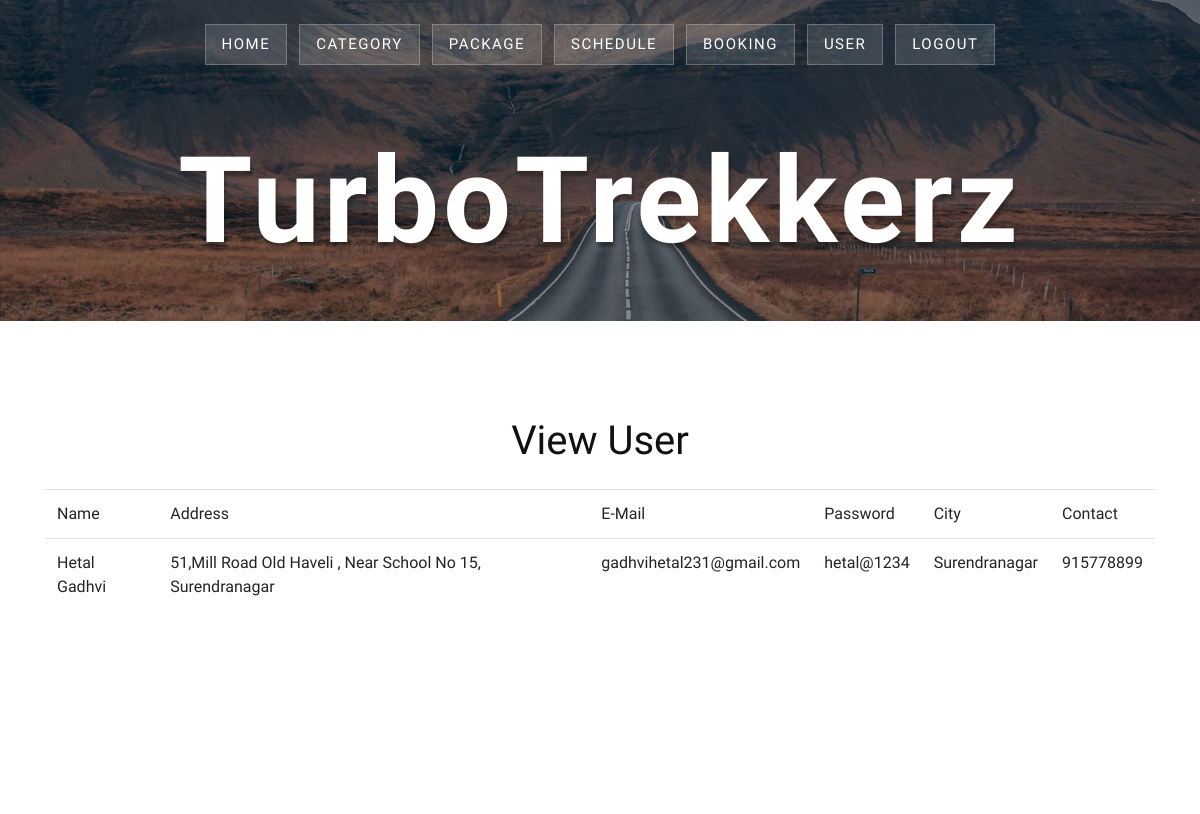
The page /viewuser.php (signed in, upper part) on the database as committed earlier.
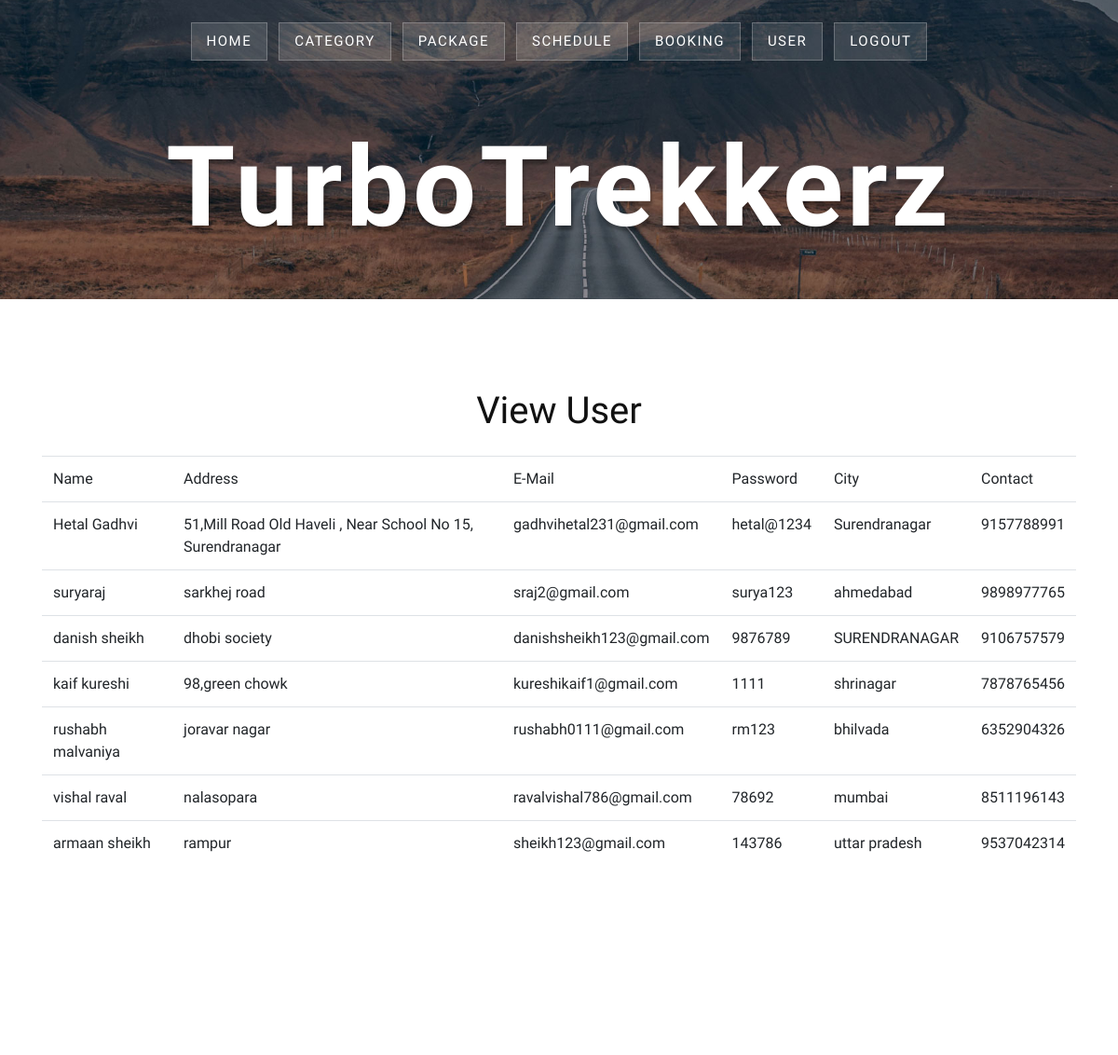
The same page on the database as committed later.
### tables this page shows
CREATE TABLE `user` (
  `u_id` int(5) NOT NULL,
  `name` varchar(50) NOT NULL,
  `address` mediumtext NOT NULL,
  `email` varchar(50) NOT NULL,
  `password` varchar(50) NOT NULL,
  `city` varchar(50) NOT NULL,
  `contact` varchar(10) NOT NULL
);

### viewuser.php (the view)
<?php
include("connect.php");
include("aheader.php"); ?>
<section class="contact py-5" id="contact">
    <div class="container py-md-5">
        <h3 class="tittle text-center">View User</h3>
        <div class="row mt-4">
            <div class="col-lg-12">
                <table class="table">
                    <tr>
                        <td> Name</td>
                        <td> Address </td>
                        <td> E-Mail</td>
                        <td> Password </td>
                        <td> City </td>
                        <td> Contact </td>
                    </tr>
                    <?php
                    $q = "select * from user";
                    $rs = mysqli_query($cn, $q);
                    while ($row = mysqli_fetch_array($rs)) {
                    ?>
                        <tr>
                            <td><?php print $row['name']; ?></td>
                            <td><?php print $row['address']; ?></td>
                            <td><?php print $row['email']; ?></td>
                            <td><?php print $row['password']; ?></td>
                            <td><?php print $row['city']; ?></td>
                            <td><?php print $row['contact']; ?></td>
                        </tr>
                    <?php } ?>
                </table>
            </div>
        </div>
    </div>
</section>
<?php include("footer.php") ?>

Rows that differ between the two databases and show on the page:
changed user "Hetal Gadhvi": contact "915778899" → "9157788991"
added user: name "suryaraj", address "sarkhej road", email "sraj2@gmail.com", password "surya123", city "ahmedabad", contact "9898977765"
added user: name "danish sheikh", address "dhobi society", email "danishsheikh123@gmail.com", password "9876789", city "SURENDRANAGAR", contact "9106757579"
added user: name "kaif kureshi", address "98,green chowk", email "kureshikaif1@gmail.com", password "1111", city "shrinagar", contact "7878765456"
added user: name "rushabh malvaniya", address "joravar nagar", email "rushabh0111@gmail.com", password "rm123", city "bhilvada", contact "6352904326"
added user: name "vishal raval", address "nalasopara", email "ravalvishal786@gmail.com", password "78692", city "mumbai", contact "8511196143"
added user: name "armaan sheikh", address "rampur", email "sheikh123@gmail.com", password "143786", city "uttar pradesh", contact "9537042314"
